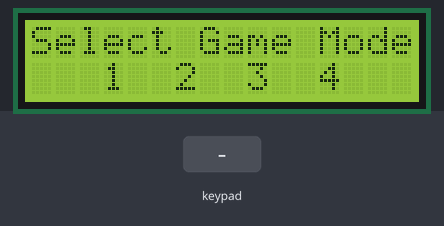
A sketch run on a simulated Arduino Uno, built with avr-gcc and run on an emulated ATmega328P. Parts: 16×2 character LCD. The inputs (shaded band) are chosen by the test bench.

Above: at 2.9 s.
3.0 s: keypad keys 1 3 9 7 2 2 pressed 0.4 s apart
At 4.3 s:
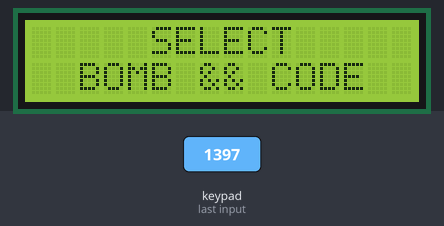
8.4 s: key '1' pressed
At 8.9 s:
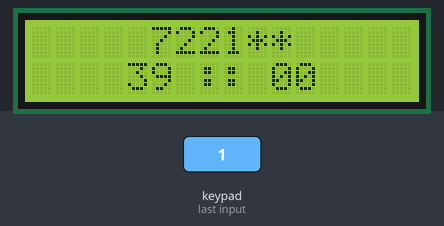
9.9 s: keypad keys 7 2 3 5 pressed 0.4 s apart
At 11.7 s:
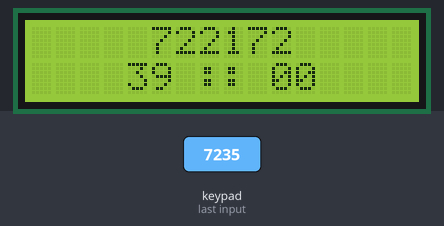
14.5 s: key '7' pressed
At 15.9 s:
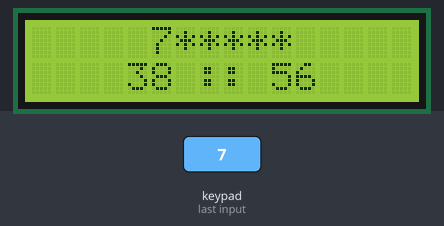
Timing chart, 0 to 17.5 s (numbered marks = the images above; inputs shaded):
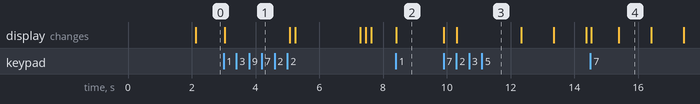

The sketch:

Mini-Game-Station-For-Airsoft.ino
```cpp
#include <Keypad.h>
#include <LiquidCrystal_I2C.h>


//==========================================================================
LiquidCrystal_I2C lcd(0x27, 16, 2);  // Создание объекта LiquidCrystal_I2C
//==========================================================================


//=======================================================================================================================================
const byte ROWS = 4;                                                                           // Количество строк клавиатуры
const byte COLS = 3;                                                                           // Количество столбцов клавиатуры
//---------------------------------------------------------------------------------------------------------------------------------------
char keys[ROWS][COLS] = {{'1', '2', '3'}, {'4', '5', '6'}, {'7', '8', '9'}, {'*', '0', '#'}};  // Определение символов клавиатуры
//---------------------------------------------------------------------------------------------------------------------------------------
byte rowPins[ROWS] = {7, 2, 3, 5};                                                             // Определение пинов строк клавиатуры
byte colPins[COLS] = {6, 8, 4};                                                                // Определение пинов столбцов клавиатуры
//---------------------------------------------------------------------------------------------------------------------------------------
Keypad keypad = Keypad(makeKeymap(keys), rowPins, colPins, ROWS, COLS);                        // Создание объекта Keypad
//=======================================================================================================================================


//======================================================================================================================================
unsigned long lastTimerUpdate = 0;  // Отслеживание времени
//--------------------------------------------------------------------------------------------------------------------------------------
int value = 0;                      // Отслеживание количества нажатых кнопокна матричной панели, рекомендуется обнулять в конце цикла
//--------------------------------------------------------------------------------------------------------------------------------------
int bombCode[6];                    // Хранение введённого кода от бомбы
//--------------------------------------------------------------------------------------------------------------------------------------
int bombTime[2];                    // Хранение времени бомбы до взрыва
//======================================================================================================================================


// Предустановки
void setup() {
  //============================================
  lcd.init();       // Инициализация дисплея
  //--------------------------------------------
  lcd.backlight();  // Инициализация подсветки
  //============================================


  //=================================================
  loadingTheSystem();  // Отображение разработчиков
  //-------------------------------------------------
  setGameMode();       // Выбор игрового режима
  //=================================================
}


// Бесконечный цикл
void loop() {

}


// Код для игрового режима 1
void gameMode1() {
  lcd.clear();
  lcd.setCursor(5, 0);
  lcd.print("SELECT");

  lcd.setCursor(2, 1);
  lcd.print("BOMB && CODE");

  delay(2000);

  lcd.clear();
  lcd.setCursor(2, 0);
  lcd.print("SET THE TIME");

  lcd.setCursor(7, 1);
  lcd.print("**");

  while (true) {
    if (value == 2) {
      break;
    }

    char key = keypad.getKey();
    if (key) {
      if (key >= '0' && key <= '9') {
        int digit = key - '0';

        bombTime[value] = digit;

        lcd.setCursor(7 + value, 1);
        lcd.print(digit);

        value++;
      }
    }
  } value = 0;  // Обнуление, после завершения работы с циклом

  delay(2000);

  lcd.clear();
  lcd.setCursor(5, 0);
  lcd.print("******");

  lcd.setCursor(7, 1);
  lcd.print(":: 00");

  for (int i = 0; i < 2; i++) {
    lcd.setCursor(4 + i, 1);
    lcd.print(bombTime[i]);
  }

  while (true) {
    if (value == 6) {
      break;
    }

    char key = keypad.getKey();
    if (key) {
      if (key >= '1' && key <= '9') {
        int digit = key - '0';

        bombCode[value] = digit;

        lcd.setCursor(5 + value, 0);
        lcd.print(digit);

        value++;
      }
    }
  } value = 0;  // Обнуление, после завершения работы с циклом

  delay(2000);

  lcd.clear();
  lcd.setCursor(5, 0);
  lcd.print("******");

  lcd.setCursor(7, 1);
  lcd.print(":: 00");

  for (int i = 0; i < 2; i++) {
    lcd.setCursor(4 + i, 1);
    lcd.print(bombTime[i]);
  }

  int minutes = bombTime[0] * 10 + bombTime[1];
  int seconds = 59;
  while (true) {
    if (value == 6) {
      break;
    }

    if (millis() - lastTimerUpdate >= 1000) {
      lastTimerUpdate = millis();

      lcd.setCursor(4, 1);

      lcd.print(minutes <= 10 ? "0" : "");
      lcd.print(minutes - 1);

      lcd.print(" :: ");

      lcd.print(seconds < 10 ? "0" : "");
      lcd.print(seconds);

      seconds--;

      if (seconds < 0) {
        seconds = 59;
        minutes--;
      }
    }

    char key = keypad.getKey();
    if (key) {
      if (key >= '0' && key <= '9') {
        int digit = key - '0';
        if (digit == bombCode[value]) {
          lcd.setCursor(5 + value, 0);
          lcd.print(digit);
          value++;
        }
      }
    }
    delay(50); // Уменьшаем задержку для более быстрой реакции на ввод
  }
  value = 0; // Обнуление, после завершения работы с циклом
}


// Код для игрового режима 2
void gameMode2() {

}


// Код для игрового режима 3
void gameMode3() {

}


// Код для игрового режима 4
void gameMode4() {

}


// Установка игрового режима на стадии запуска станции
void setGameMode() {
  lcd.clear();
  lcd.setCursor(0, 0);
  lcd.print("Select Game Mode");

  lcd.setCursor(3, 1);
  lcd.print("1  2  3  4");

  while (true) {
    char key = keypad.getKey();
    if (key) {
      if (key >= '1' && key <= '4') {
        int digit = key - '0';
        switch (digit) {
          case 1: {  // Код для игрового режима 1
            gameMode1();

            break;
          }

          case 2: {  // Код для игрового режима 2

            // gameMode2();

            lcd.clear();
            lcd.setCursor(1, 0);
            lcd.print("In Development");

            delay(2000);

            lcd.clear();
            setGameMode();

            break;
          }

          case 3: {  // Код для игрового режима 3

            // gameMode3();

            lcd.clear();
            lcd.setCursor(1, 0);
            lcd.print("In Development");

            delay(2000);

            lcd.clear();
            setGameMode();

            break;
          }

          case 4: {  // Код для игрового режима 4

            // gameMode4();

            lcd.clear();
            lcd.setCursor(1, 0);
            lcd.print("In Development");

            delay(2000);

            lcd.clear();
            setGameMode();

            break;
          }
        }
        break;
      }
    }
  }
}


// Отображение разработчиков при первом включении
void loadingTheSystem() {
  lcd.setCursor(3, 0);
  lcd.print("DEVELOPERS");

  lcd.setCursor(0, 1);
  lcd.print("BASTARD && ARCHI");

  delay(2000);
}
```

Measured:
- after the input at 3.0 s, the display: changes at once (image 1)
- after the input at 8.4 s, the display: changes at once (image 2)
- after the input at 9.9 s, the display: first changes at once (image 3 shows a later state)
- after the input at 14.5 s, the display: first changes at once (image 4 shows a later state)
- what the display in image 4 shows lasts 1.0 s, from 15.4 s to 16.4 s
